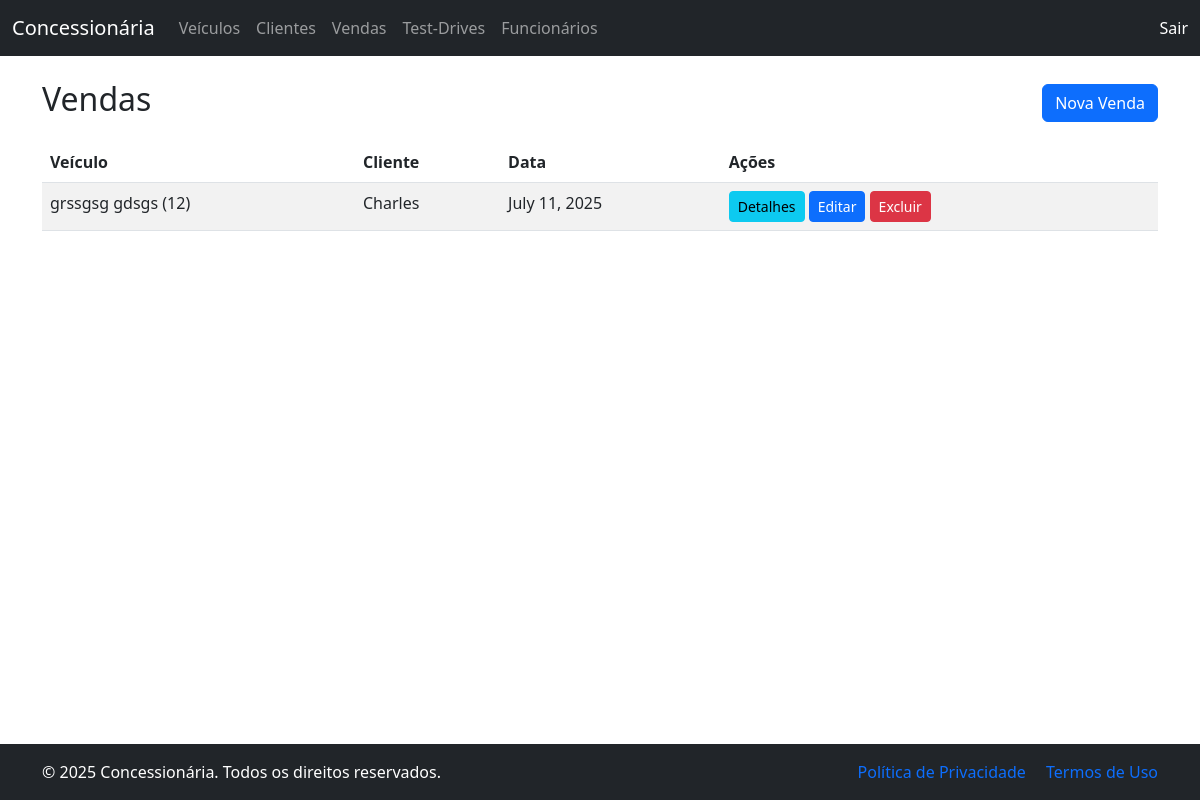
/vendas/, run on an earlier commit of the app's database.
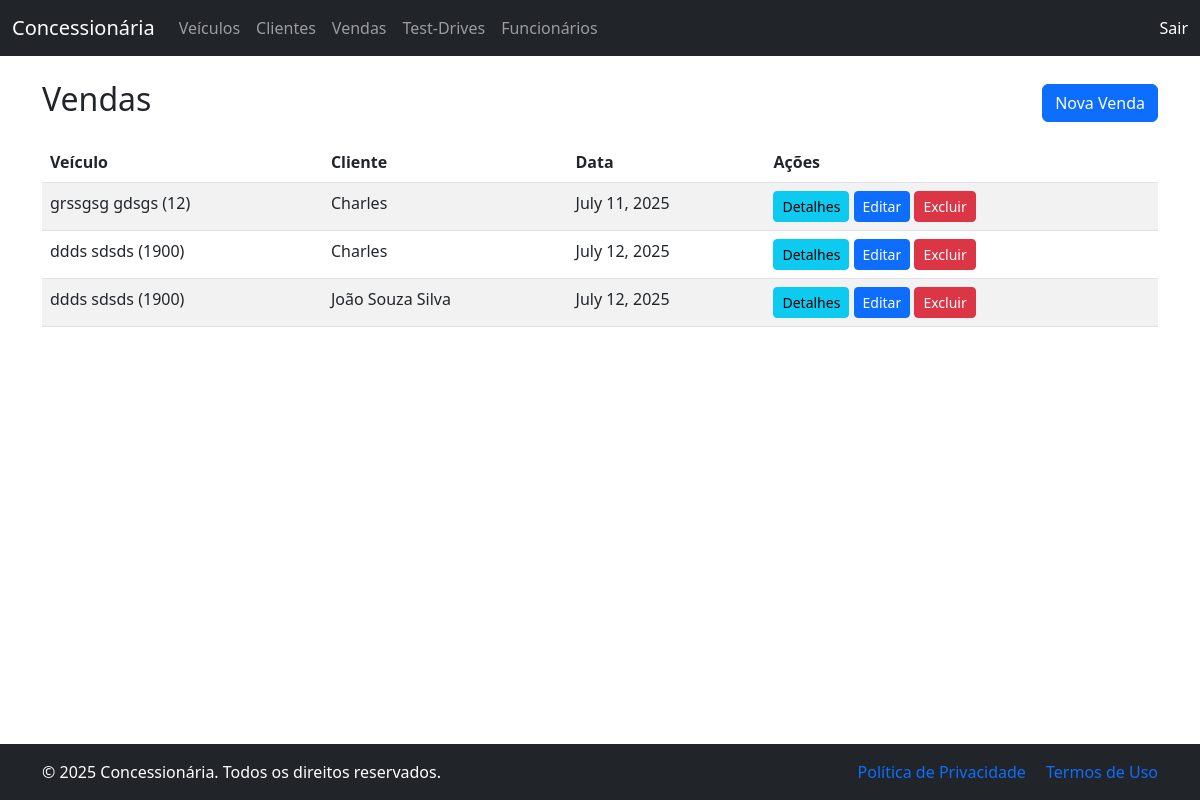
And on a later commit of the database.
### vendas/models.py (models this page shows, shortened)
class Venda(models.Model):
    veiculo = models.ForeignKey(Veiculo, on_delete=models.PROTECT)
    cliente = models.ForeignKey(Cliente, on_delete=models.PROTECT)
    funcionario = models.ForeignKey(Funcionario, on_delete=models.PROTECT)
    data = models.DateField(auto_now_add=True)
    valor = models.DecimalField(max_digits=10, decimal_places=2)

### veiculos/models.py (models this page shows)
class Veiculo(models.Model):
    marca = models.CharField(max_length=100)
    modelo = models.CharField(max_length=100)
    ano = models.IntegerField()
    preco = models.DecimalField(max_digits=10, decimal_places=2)
    quilometragem = models.PositiveIntegerField()
    cor = models.CharField(max_length=50)
    disponivel = models.BooleanField(default=True)
    def __str__(self):
        return f"{self.marca} {self.modelo} ({self.ano})"

### clientes/models.py (models this page shows)
class Cliente(models.Model):
    nome = models.CharField(max_length=100)
    CPF = models.CharField(max_length=14, unique=True)
    contato = models.CharField(max_length=100)
    def __str__(self):
        return self.nome

### vendas/views.py (the view)
# urls.py: path('', views.lista_vendas, name='lista_vendas'),
def lista_vendas(request):
    return render(request, 'vendas/lista_vendas.html', {'vendas': Venda.objects.all()})

### templates/vendas/lista_vendas.html
{% extends 'base.html' %}
{% block content %}
<div class="d-flex justify-content-between align-items-center mb-3">
    <h2>Vendas</h2>
    <a href="/vendas/nova/" class="btn btn-primary"> Nova Venda</a>
</div>
<table class="table table-striped">
    <thead>
        <tr>
            <th>Veículo</th>
            <th>Cliente</th>
            <th>Data</th>
            <th>Ações</th>
        </tr>
    </thead>
    <tbody>
        {% for venda in vendas %}
        <tr>
            <td>{{ venda.veiculo }}</td>
            <td>{{ venda.cliente }}</td>
            <td>{{ venda.data }}</td>
         <td >
                <div>
                    <a href="/vendas/detalhes/{{ venda.id }}/" class="btn btn-sm btn-info">Detalhes</a>
                    <a href="/vendas/editar/{{ venda.id }}/" class="btn btn-sm btn-primary">Editar</a>
                    <a href="/vendas/deletar/{{ venda.id }}/" class="btn btn-sm btn-danger">Excluir</a>
                </div>
            </td>
        </tr>
        {% endfor %}
    </tbody>
</table>
{% endblock %}

### templates/base.html (shortened to what this page needs)
<!DOCTYPE html>
<html lang="pt-br" class="h-100">
<head>
    <link href="https://cdn.jsdelivr.net/npm/bootstrap@5.3.0/dist/css/bootstrap.min.css" rel="stylesheet"
>
    <link rel="stylesheet"
          href="https://cdnjs.cloudflare.com/ajax/libs/font-awesome/6.4.0/css/all.min.css">
</head>
<body class="d-flex flex-column h-100">
    {% include 'navbar.html' %}
    <main class="flex-shrink-0">
        <div class="container mt-4 mb-5">
            {% block content %}{% endblock %}
        </div>
    </main>
    <footer class="footer mt-auto py-3 bg-dark text-white">
        <div class="container">
            <div class="row">
                <div class="col-md-6">
                    <span>&copy; {% now 'Y' %} Concessionária. Todos os direitos reservados.</span>
                </div>
                <div class="col-md-6 text-end">
                    <a href="/politica-de-privacidade" class="text-decoration-none me-3">Política de Privacidade</a>
                    <a href="/termos-de-uso" class="text-decoration-none">Termos de Uso</a>
                </div>
            </div>
        </div>
    </footer>
</body>
</html>

### templates/navbar.html (shortened to what this page needs)
<nav class="navbar navbar-expand-lg navbar-dark bg-dark">
    <div class="container-fluid">
        <a class="navbar-brand" href="/">Concessionária</a>
        <div class="collapse navbar-collapse" id="navbarNav">
            <ul class="navbar-nav me-auto">
                <li class="nav-item"><a class="nav-link" href="/veiculos/">Veículos</a></li>
                <li class="nav-item"><a class="nav-link" href="/clientes/">Clientes</a></li>
                <li class="nav-item"><a class="nav-link" href="/vendas/">Vendas</a></li>
                <li class="nav-item"><a class="nav-link" href="/test-drives/">Test-Drives</a></li>
                <li class="nav-item"><a class="nav-link" href="/funcionarios/">Funcionários</a></li>
            </ul>
            <ul class="navbar-nav">
                <li class="nav-item">
                    <form method="post" action="{% url 'logout' %}" style="display:inline;">
                        <button type="submit" class="nav-link btn btn-link" style="padding: 0; color: #fff; text-decoration: none;">
                            Sair
                        </button>
                    </form>
                </li>
            </ul>
        </div>
    </div>
</nav>

What changed in the data, as far as the page shows it:
added Venda: veiculo "ddds sdsds (1900)", cliente "Charles", data "July 12, 2025"
added Venda: veiculo "ddds sdsds (1900)", cliente "João Souza Silva", data "July 12, 2025"
